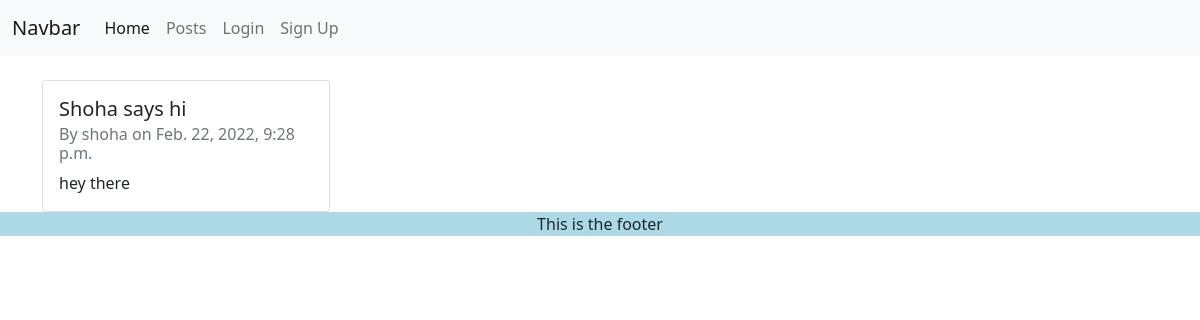
/posts/5, run on an earlier commit of the app's database.
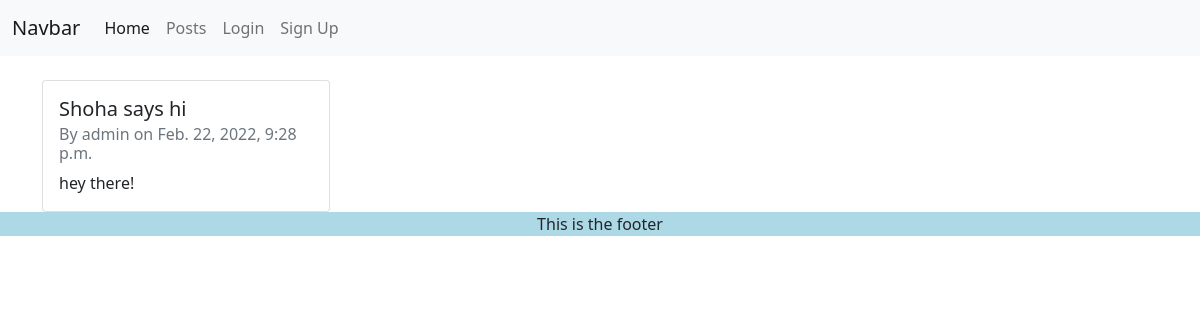
And on a later commit of the database.
### blog/models.py (models this page shows, shortened)
class Post(models.Model):
    title = models.CharField(max_length=255)
    author = models.ForeignKey(User, on_delete=models.CASCADE)
    content = models.TextField()
    date_posted = models.DateTimeField(auto_now_add=True)

### blog/views.py (the view)
# urls.py: path('posts/<int:post_id>', views.individualPost, name='individualPost'),
def individualPost(request, post_id):
    post = Post.objects.get(id=post_id)
    context = {'post': post}
    return render(request, 'blog/individualpost.html', context)

### blog/templates/blog/individualpost.html (shortened to what this page needs)
{% extends "blog/base.html" %}
{% block content %}
    <div class="card mt-4" style="width: 18rem;">
        <div class="card-body">
            <h5 class="card-title">{{ post.title }}</h5>
            <h6 class="card-subtitle mb-2 text-muted">By {{ post.author }} on {{ post.date_posted }}</h6>
            <p class="card-text">{{ post.content }}</p>
        </div>
    </div>
{% endblock content %}

What changed in the data, as far as the page shows it:
changed Post "Shoha says hi": author "shoha" → "admin"; content "hey there" → "hey there!"
